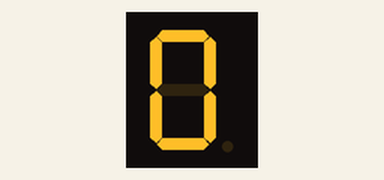
Simulated run of this sketch. Board: Arduino Uno, built with avr-gcc and run on an emulated ATmega328P. Parts: 1-digit seven-segment display. Wiring (inferred from the names in the program): 1-digit 7-segment display, segments lit when HIGH: segments pin 12, pin 13, pin 2, pin 3, pin 4, pin 11, pin 10, A5. The segment pins are drawn as the display they are named for.

Above: at 0.1 s.
At 1.1 s:
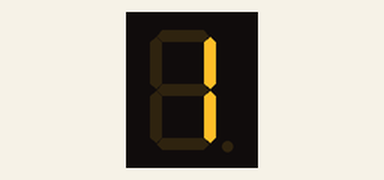
At 2.1 s:
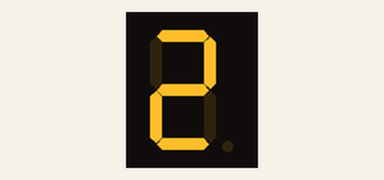
At 5.1 s:
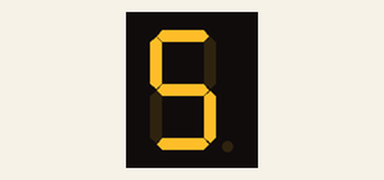
At 7.1 s:
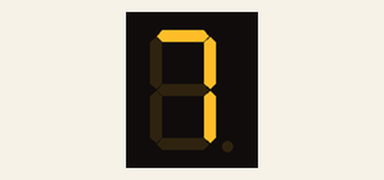
At 10.1 s:
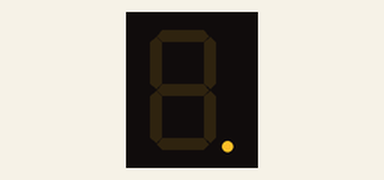

Measured:
- by itself, everything shown: repeats every 11.0 s, in 11 steps
- what the display in image 1 shows lasts 1.0 s, from 1.0 s to 2.0 s

The sketch:

seven_segment_using_matrix.ino
```cpp
//..ملاحضة لازم نتاكدو من كوموند هل بالج ان دي ولا بال في سي سي
// Pin connection sequence a , b , c , d , e , f , g , dp
int segPins[] = { 12, 13, 2, 3, 4,11 ,10, A5 };

int number[11][8] =

{
    { 1, 1, 1, 1, 1, 1, 0, 0 },  // 0
    { 0, 1, 1, 0, 0, 0, 0, 0 },  // 1
    { 1, 1, 0, 1, 1, 0, 1, 0 },  // 2
    { 1, 1, 1, 1, 0, 0, 1, 0 },  // 3
    { 0, 1, 1, 0, 0, 1, 1, 0 },  // 4
    { 1, 0, 1, 1, 0, 1, 1, 0 },  // 5
    { 1, 0, 1, 1, 1, 1, 1, 0 },  // 6
    { 1, 1, 1, 0, 0, 0, 0, 0 },  // 7
    { 1, 1, 1, 1, 1, 1, 1, 0 },  // 8
    { 1, 1, 1, 1, 0, 1, 1, 0 },  // 9
    { 0, 0, 0, 0, 0, 0, 0, 1 }  // dot or dp
};
 void setup()

{
  // set all 8 pins as output
  for (int i = 0; i < 8; i++)
  {
    pinMode(segPins[i], OUTPUT);
  }
}
void show ( int n ) // n is the row number of the array
{
  for (int i = 0; i < 8; i++)  // elements (or columns) in each row of array
  {

         // write each element to each pin of Arduino as per the value 1 or 0
    digitalWrite(segPins[i], number[n][i]); // for CCهادي نديروها كي يعود الكوموند فالجاندي

    /* digitalWrite(segPins[i], 1-number[n][i]); // invert for CA هادي نديروها كي عود الكوموند فال5فولط*/
  }
}
void loop() {

  for (int i = 0; i < 11; i++) // select each row of the array
  {
    show ( i ); //  show the code written for the row in the array
    delay(1000);
  }
}
```
